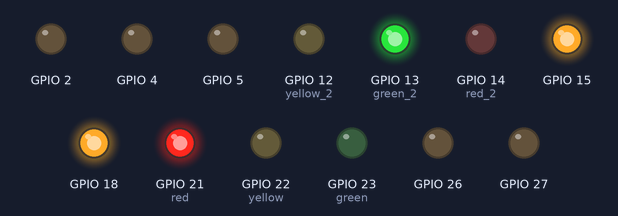
The sketch below on a simulated ESP32. On the bench: output pins drawn as LEDs (lit = HIGH).

Above: at 0.5 s.
At 2.5 s:
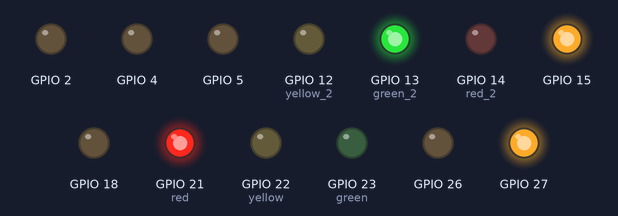
At 4.5 s:
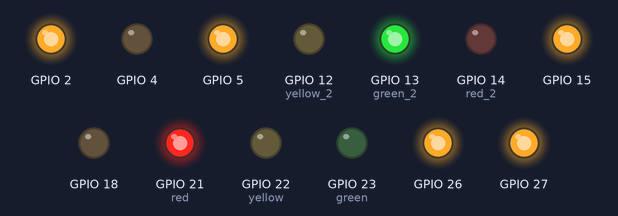
At 9.5 s:
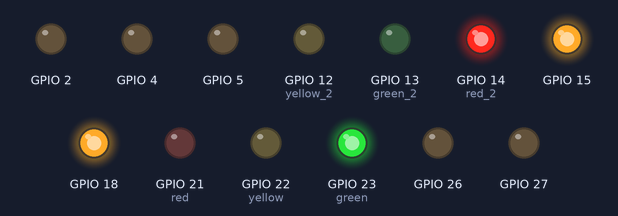
At 13.5 s:
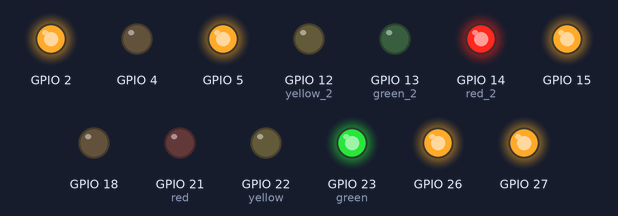
At 18.5 s:
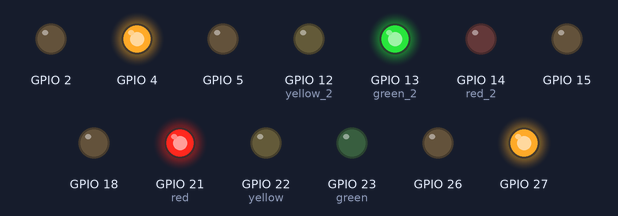
Timing chart, 0 to 19.5 s (numbered marks = the images above):
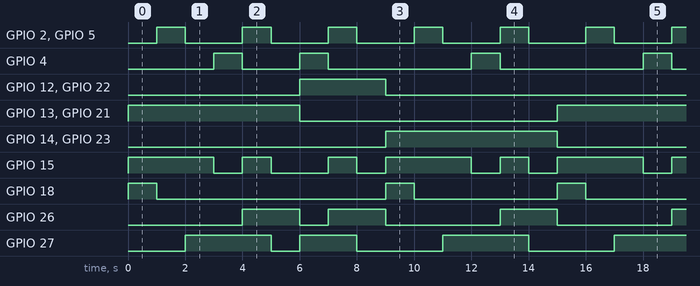

The sketch:

traffic_lights.ino
```cpp
void setup ()
{
// 7 Segment traffic line timer
pinMode (5, OUTPUT); // a
pinMode (18, OUTPUT); //b
pinMode (4, OUTPUT); //c
pinMode (2, OUTPUT); // d
pinMode (15, OUTPUT); // e
pinMode (27, OUTPUT); // f
pinMode (26, OUTPUT); // g

//lane
pinMode(21, OUTPUT); // red
pinMode(22, OUTPUT); // yellow
pinMode(23, OUTPUT); // green

//opposite lane
pinMode(13, OUTPUT); // green 2
pinMode(12, OUTPUT); // yellow 2
pinMode(14, OUTPUT); // red 2
}
void loop()
{
  //STOP
  digitalWrite(21, HIGH);
  digitalWrite(22, LOW);
  digitalWrite(23, LOW);

  //GO (other road)
  digitalWrite(13, HIGH);
  digitalWrite(12, LOW);
  digitalWrite(14, LOW);

  //5
  digitalWrite(5, LOW);
  digitalWrite(18, HIGH);
  digitalWrite(4, LOW);
  digitalWrite(2, LOW);
  digitalWrite(15, HIGH);
  digitalWrite(27, LOW);
  digitalWrite(26, LOW);
  delay(1000);
  //4
  digitalWrite(5, HIGH);
  digitalWrite(18, LOW);
  digitalWrite(4, LOW);
  digitalWrite(2, HIGH);
  digitalWrite(15, HIGH);
  digitalWrite(27, LOW);
  digitalWrite(26, LOW);
  delay(1000);
  //3
  digitalWrite(5, LOW);
  digitalWrite(18, LOW);
  digitalWrite(4, LOW);
  digitalWrite(2, LOW);
  digitalWrite(15, HIGH);
  digitalWrite(27, HIGH);
  digitalWrite(26, LOW);
  delay(1000);
  //2
  digitalWrite(5, LOW);
  digitalWrite(18, LOW);
  digitalWrite(4, HIGH);
  digitalWrite(2, LOW);
  digitalWrite(15, LOW);
  digitalWrite(27, HIGH);
  digitalWrite(26, LOW);
  delay(1000);
  //1
  digitalWrite(5, HIGH);
  digitalWrite(18, LOW);
  digitalWrite(4, LOW);
  digitalWrite(2, HIGH);
  digitalWrite(15, HIGH);
  digitalWrite(27, HIGH);
  digitalWrite(26, HIGH);
  delay(1000);
  //0
  digitalWrite(5, LOW);
  digitalWrite(18, LOW);
  digitalWrite(4, LOW);
  digitalWrite(2, LOW);
  digitalWrite(15, LOW);
  digitalWrite(27, LOW);
  digitalWrite(26, HIGH);
  delay(1000);

  //YELLOW
  digitalWrite(21, LOW);
  digitalWrite(22, HIGH);
  digitalWrite(23, LOW);

  digitalWrite(13, LOW);
  digitalWrite(12, HIGH);
  digitalWrite(14, LOW);

  //2
  digitalWrite(5, LOW);
  digitalWrite(18, LOW);
  digitalWrite(4, HIGH);
  digitalWrite(2, LOW);
  digitalWrite(15, LOW);
  digitalWrite(27, HIGH);
  digitalWrite(26, LOW);
  delay(1000);
  //1
  digitalWrite(5, HIGH);
  digitalWrite(18, LOW);
  digitalWrite(4, LOW);
  digitalWrite(2, HIGH);
  digitalWrite(15, HIGH);
  digitalWrite(27, HIGH);
  digitalWrite(26, HIGH);
  delay(1000);
  //0
  digitalWrite(5, LOW);
  digitalWrite(18, LOW);
  digitalWrite(4, LOW);
  digitalWrite(2, LOW);
  digitalWrite(15, LOW);
  digitalWrite(27, LOW);
  digitalWrite(26, HIGH);
  delay(1000);

  //GO
  digitalWrite(21, LOW);
  digitalWrite(22, LOW);
  digitalWrite(23, HIGH);
  // STOP(other road)
  digitalWrite(13, LOW);
  digitalWrite(12, LOW);
  digitalWrite(14, HIGH);

  //5
  digitalWrite(5, LOW);
  digitalWrite(18, HIGH);
  digitalWrite(4, LOW);
  digitalWrite(2, LOW);
  digitalWrite(15, HIGH);
  digitalWrite(27, LOW);
  digitalWrite(26, LOW);
  delay(1000);
  //4
  digitalWrite(5, HIGH);
  digitalWrite(18, LOW);
  digitalWrite(4, LOW);
  digitalWrite(2, HIGH);
  digitalWrite(15, HIGH);
  digitalWrite(27, LOW);
  digitalWrite(26, LOW);
  delay(1000);
  //3
  digitalWrite(5, LOW);
  digitalWrite(18, LOW);
  digitalWrite(4, LOW);
  digitalWrite(2, LOW);
  digitalWrite(15, HIGH);
  digitalWrite(27, HIGH);
  digitalWrite(26, LOW);
  delay(1000);
  //2
  digitalWrite(5, LOW);
  digitalWrite(18, LOW);
  digitalWrite(4, HIGH);
  digitalWrite(2, LOW);
  digitalWrite(15, LOW);
  digitalWrite(27, HIGH);
  digitalWrite(26, LOW);
  delay(1000);
  //1
  digitalWrite(5, HIGH);
  digitalWrite(18, LOW);
  digitalWrite(4, LOW);
  digitalWrite(2, HIGH);
  digitalWrite(15, HIGH);
  digitalWrite(27, HIGH);
  digitalWrite(26, HIGH);
  delay(1000);
  //0
  digitalWrite(5, LOW);
  digitalWrite(18, LOW);
  digitalWrite(4, LOW);
  digitalWrite(2, LOW);
  digitalWrite(15, LOW);
  digitalWrite(27, LOW);
  digitalWrite(26, HIGH);
  delay(1000);
}
```

Measured:
- by itself, GPIO 2, GPIO 5: alternates HIGH for 1.0 s and LOW for 2.0 s
- by itself, GPIO 4: repeats every 15.0 s: LOW 2.0 s, 2 × (HIGH 1.0 s, LOW 5.0 s), HIGH 1.0 s
- by itself, GPIO 12 (yellow_2), GPIO 22 (yellow): alternates HIGH for 3.0 s and LOW for 12.0 s
- by itself, GPIO 13 (green_2), GPIO 14 (red_2), GPIO 21 (red), GPIO 23 (green): alternates HIGH for 6.0 s and LOW for 9.0 s
- by itself, GPIO 18: repeats every 15.0 s: LOW 8.0 s, HIGH 1.0 s, LOW 5.0 s, HIGH 1.0 s
- by itself, GPIO 26: repeats every 15.0 s: LOW 1.0 s, 2 × (HIGH 2.0 s, LOW 4.0 s), HIGH 2.0 s
- by itself, GPIO 27: repeats every 15.0 s: LOW 1.0 s, HIGH 2.0 s, 2 × (LOW 3.0 s, HIGH 3.0 s)
- by itself, GPIO 15: repeats every 15.0 s: LOW 1.0 s, HIGH 1.0 s, LOW 2.0 s, HIGH 1.0 s, LOW 1.0 s, HIGH 3.0 s, LOW 1.0 s, HIGH 1.0 s, LOW 1.0 s, HIGH 3.0 s
